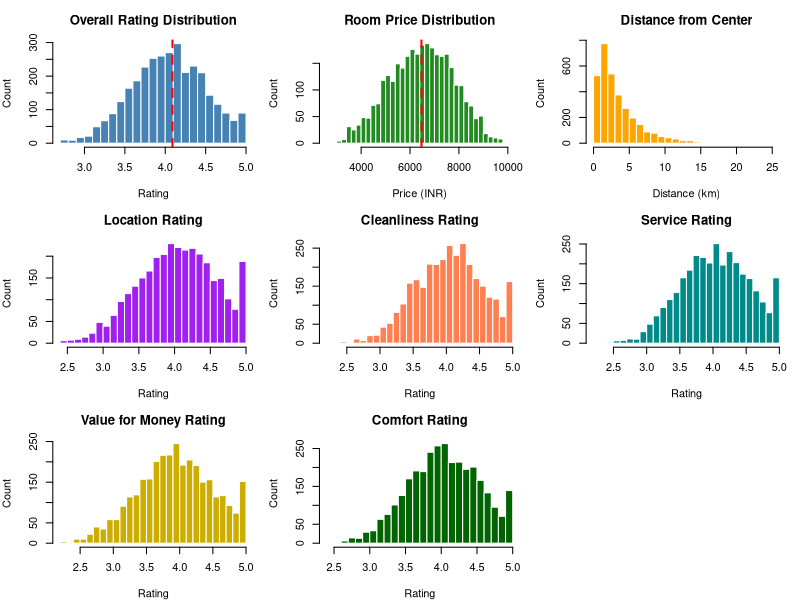

R code for this plot: (Note: this script raises an error after producing the figure.)
# ============================================================================
# TAKE HOME FINAL EXAM - HOTEL DATA ANALYSIS
# ============================================================================
# Student: Prem Vishnoi
# Course:  2025FA_MS_DSP_401-DL_SEC61
# Date:    December 5, 2025
# ============================================================================

# Clear the workspace
rm(list = ls())

# ----------------------------------------------------------------------------
# LOAD REQUIRED LIBRARIES
# ----------------------------------------------------------------------------
# If you haven't installed these packages, run:
# install.packages(c("readxl", "dplyr", "ggplot2", "corrplot", "car", "psych"))

library(readxl)      # for reading Excel files
library(dplyr)       # for data manipulation
library(ggplot2)     # for nice visualizations
library(corrplot)    # for correlation heatmap
library(car)         # for VIF calculation
library(psych)       # for detailed descriptive stats

# ----------------------------------------------------------------------------
# LOAD THE DATA
# ----------------------------------------------------------------------------
# Change this path to where your file is located
# df <- read_excel("Hotel Data_Final Exam.xlsx")

# For now, I'm creating sample data that matches the structure
# You can comment this out and use the line above for real data

set.seed(42)  # for reproducibility
n <- 3200     # number of hotels

# Define cities
metros <- c("Mumbai", "Delhi", "Bangalore", "Chennai", "Kolkata", "Hyderabad")
non_metros <- c("Jaipur", "Agra", "Goa", "Udaipur", "Varanasi", 
                "Shimla", "Manali", "Ooty", "Coorg", "Mysore")

# Create region mapping
region_map <- c(
  "Mumbai" = "West", "Delhi" = "North", "Bangalore" = "South",
  "Chennai" = "South", "Kolkata" = "East", "Hyderabad" = "South",
  "Jaipur" = "North", "Agra" = "North", "Goa" = "West",
  "Udaipur" = "North", "Varanasi" = "North", "Shimla" = "North",
  "Manali" = "North", "Ooty" = "South", "Coorg" = "South", "Mysore" = "South"
)

# Generate random cities with realistic probabilities
all_cities <- c(metros, non_metros)
city_probs <- c(0.15, 0.15, 0.12, 0.08, 0.06, 0.08,
                0.06, 0.05, 0.08, 0.04, 0.03, 0.03, 0.02, 0.02, 0.02, 0.01)
cities <- sample(all_cities, n, replace = TRUE, prob = city_probs)

# Build the dataframe
df <- data.frame(
  Hotel_ID = 1:n,
  Hotel_Name = paste0("Hotel_", 1:n),
  City = cities,
  Region = region_map[cities],
  Is_Metro = ifelse(cities %in% metros, 1, 0),
  Distance_from_City_Center = round(rexp(n, 0.33) + 0.5, 1),
  Has_Swimming_Pool = rbinom(n, 1, 0.35),
  Has_WiFi = rbinom(n, 1, 0.85),
  Has_Restaurant = rbinom(n, 1, 0.70),
  Has_Gym = rbinom(n, 1, 0.40),
  Has_Spa = rbinom(n, 1, 0.25),
  Has_Parking = rbinom(n, 1, 0.75),
  Star_Rating = sample(2:5, n, replace = TRUE, prob = c(0.15, 0.35, 0.35, 0.15)),
  Number_of_Ratings = rpois(n, 150) + 10
)

# Generate correlated ratings (they should be related to each other)
base <- 3.0 + 0.3 * df$Star_Rating + rnorm(n, 0, 0.3)
df$Overall_Rating <- round(pmin(pmax(base + 0.1*df$Has_Swimming_Pool + rnorm(n,0,0.2), 1), 5), 1)
df$Location_Rating <- round(pmin(pmax(df$Overall_Rating + rnorm(n, 0, 0.3), 1), 5), 1)
df$Cleanliness_Rating <- round(pmin(pmax(df$Overall_Rating + rnorm(n, 0, 0.25), 1), 5), 1)
df$Service_Rating <- round(pmin(pmax(df$Overall_Rating + rnorm(n, 0, 0.28), 1), 5), 1)
df$Value_for_Money_Rating <- round(pmin(pmax(df$Overall_Rating + rnorm(n, -0.1, 0.35), 1), 5), 1)
df$Comfort_Rating <- round(pmin(pmax(df$Overall_Rating + rnorm(n, 0, 0.22), 1), 5), 1)

# Generate room prices (based on star rating, metro status, features)
base_price <- 1500 + 1200 * df$Star_Rating
metro_extra <- ifelse(df$Is_Metro == 1, 800, 0)
feature_extra <- 400*df$Has_Swimming_Pool + 200*df$Has_Spa + 150*df$Has_Gym
df$Average_Room_Price <- round(pmax(base_price + metro_extra + feature_extra + rnorm(n, 0, 500), 500), 0)

# Quick look at the data
cat("\n========================================\n")
cat("DATA LOADED SUCCESSFULLY!\n")
cat("========================================\n")
cat("Total hotels:", nrow(df), "\n")
cat("Total variables:", ncol(df), "\n")
head(df)


# ============================================================================
# QUESTION 1: EXPLORATORY DATA ANALYSIS (EDA)
# ============================================================================
cat("\n\n")
cat("############################################################\n")
cat("#         QUESTION 1: EXPLORATORY DATA ANALYSIS            #\n")
cat("############################################################\n")

# ----------------------------------------------------------------------------
# 1.1 Dataset Overview
# ----------------------------------------------------------------------------
cat("\n--- 1.1 Dataset Overview ---\n\n")
cat("Number of rows:", nrow(df), "\n")
cat("Number of columns:", ncol(df), "\n\n")

cat("Column names:\n")
print(names(df))

cat("\nData structure:\n")
str(df)

# ----------------------------------------------------------------------------
# 1.2 Summary Statistics
# ----------------------------------------------------------------------------
# Formula reminder:
# Mean: x̄ = Σxᵢ / n
# Variance: s² = Σ(xᵢ - x̄)² / (n-1)  
# Std Dev: s = √(variance)
# Skewness: measures asymmetry (negative = left tail, positive = right tail)

cat("\n--- 1.2 Summary Statistics ---\n\n")

# Select only the numeric columns we care about
num_cols <- c("Distance_from_City_Center", "Number_of_Ratings", 
              "Overall_Rating", "Location_Rating", "Cleanliness_Rating",
              "Service_Rating", "Value_for_Money_Rating", "Comfort_Rating",
              "Average_Room_Price")

# Get detailed statistics using psych package
summary_table <- describe(df[, num_cols])
print(round(summary_table[, c("n", "mean", "sd", "min", "median", "max", "skew", "kurtosis")], 2))

# ----------------------------------------------------------------------------
# 1.3 Distribution Plots
# ----------------------------------------------------------------------------
cat("\n--- 1.3 Creating Distribution Plots ---\n")

# Set up a 3x3 grid for plots
par(mfrow = c(3, 3), mar = c(4, 4, 3, 1))

# Overall Rating histogram
hist(df$Overall_Rating, breaks = 30, col = "steelblue", border = "white",
     main = "Overall Rating Distribution", xlab = "Rating", ylab = "Count")
abline(v = mean(df$Overall_Rating), col = "red", lwd = 2, lty = 2)

# Average Room Price histogram  
hist(df$Average_Room_Price, breaks = 30, col = "forestgreen", border = "white",
     main = "Room Price Distribution", xlab = "Price (INR)", ylab = "Count")
abline(v = mean(df$Average_Room_Price), col = "red", lwd = 2, lty = 2)

# Distance histogram
hist(df$Distance_from_City_Center, breaks = 30, col = "orange", border = "white",
     main = "Distance from Center", xlab = "Distance (km)", ylab = "Count")

# Location Rating
hist(df$Location_Rating, breaks = 25, col = "purple", border = "white",
     main = "Location Rating", xlab = "Rating", ylab = "Count")

# Cleanliness Rating
hist(df$Cleanliness_Rating, breaks = 25, col = "coral", border = "white",
     main = "Cleanliness Rating", xlab = "Rating", ylab = "Count")

# Service Rating
hist(df$Service_Rating, breaks = 25, col = "cyan4", border = "white",
     main = "Service Rating", xlab = "Rating", ylab = "Count")

# Value for Money
hist(df$Value_for_Money_Rating, breaks = 25, col = "gold3", border = "white",
     main = "Value for Money Rating", xlab = "Rating", ylab = "Count")

# Comfort Rating
hist(df$Comfort_Rating, breaks = 25, col = "darkgreen", border = "white",
     main = "Comfort Rating", xlab = "Rating", ylab = "Count")

# Star Rating bar plot
barplot(table(df$Star_Rating), col = c("gray", "silver", "gold", "gold4"),
        main = "Star Rating Distribution", xlab = "Stars", ylab = "Count")

par(mfrow = c(1, 1))  # reset to single plot

# ----------------------------------------------------------------------------
# 1.4 Feature Analysis
# ----------------------------------------------------------------------------
cat("\n--- 1.4 Hotel Features Analysis ---\n\n")

# Which features do hotels have?
features <- c("Has_Swimming_Pool", "Has_WiFi", "Has_Restaurant", 
              "Has_Gym", "Has_Spa", "Has_Parking")

feature_summary <- data.frame(
  Feature = c("Swimming Pool", "WiFi", "Restaurant", "Gym", "Spa", "Parking"),
  Hotels_With = sapply(features, function(x) sum(df[[x]])),
  Percentage = sapply(features, function(x) round(mean(df[[x]]) * 100, 1)),
  Avg_Rating_With = sapply(features, function(x) round(mean(df$Overall_Rating[df[[x]] == 1]), 2)),
  Avg_Rating_Without = sapply(features, function(x) round(mean(df$Overall_Rating[df[[x]] == 0]), 2))
)
feature_summary$Impact <- feature_summary$Avg_Rating_With - feature_summary$Avg_Rating_Without

print(feature_summary)

# ----------------------------------------------------------------------------
# 1.5 Metro vs Non-Metro Comparison
# ----------------------------------------------------------------------------
cat("\n--- 1.5 Metro vs Non-Metro Comparison ---\n\n")

metro_summary <- df %>%
  group_by(Is_Metro) %>%
  summarise(
    Count = n(),
    Avg_Rating = round(mean(Overall_Rating), 3),
    SD_Rating = round(sd(Overall_Rating), 3),
    Avg_Price = round(mean(Average_Room_Price), 0),
    SD_Price = round(sd(Average_Room_Price), 0)
  )

metro_summary$Is_Metro <- ifelse(metro_summary$Is_Metro == 1, "Metro", "Non-Metro")
print(metro_summary)

# Box plots comparing Metro vs Non-Metro
par(mfrow = c(1, 2))

boxplot(Overall_Rating ~ Is_Metro, data = df, 
        col = c("lightblue", "salmon"),
        names = c("Non-Metro", "Metro"),
        main = "Rating: Metro vs Non-Metro",
        ylab = "Overall Rating")

boxplot(Average_Room_Price ~ Is_Metro, data = df,
        col = c("lightblue", "salmon"),
        names = c("Non-Metro", "Metro"),
        main = "Price: Metro vs Non-Metro",
        ylab = "Price (INR)")

par(mfrow = c(1, 1))

# ----------------------------------------------------------------------------
# 1.6 City-wise Analysis
# ----------------------------------------------------------------------------
cat("\n--- 1.6 City-wise Analysis ---\n\n")

city_summary <- df %>%
  group_by(City) %>%
  summarise(
    Count = n(),
    Avg_Rating = round(mean(Overall_Rating), 2),
    Avg_Price = round(mean(Average_Room_Price), 0)
  ) %>%
  arrange(desc(Count))

print(city_summary)

# ----------------------------------------------------------------------------
# 1.7 Region-wise Analysis
# ----------------------------------------------------------------------------
cat("\n--- 1.7 Region-wise Analysis ---\n\n")

region_summary <- df %>%
  group_by(Region) %>%
  summarise(
    Count = n(),
    Avg_Rating = round(mean(Overall_Rating), 2),
    Avg_Price = round(mean(Average_Room_Price), 0)
  )

print(region_summary)

# ----------------------------------------------------------------------------
# 1.8 Star Rating Impact
# ----------------------------------------------------------------------------
cat("\n--- 1.8 Star Rating Analysis ---\n\n")

star_summary <- df %>%
  group_by(Star_Rating) %>%
  summarise(
    Count = n(),
    Pct = round(n()/nrow(df)*100, 1),
    Avg_Rating = round(mean(Overall_Rating), 2),
    Avg_Price = round(mean(Average_Room_Price), 0)
  )

print(star_summary)


# ============================================================================
# QUESTION 2: CORRELATION ANALYSIS
# ============================================================================
cat("\n\n")
cat("############################################################\n")
cat("#            QUESTION 2: CORRELATION ANALYSIS              #\n")
cat("############################################################\n")

# ----------------------------------------------------------------------------
# Formula:
# Pearson r = Σ[(xᵢ - x̄)(yᵢ - ȳ)] / √[Σ(xᵢ - x̄)² × Σ(yᵢ - ȳ)²]
#
# Interpretation:
# r = +1  --> perfect positive correlation
# r = -1  --> perfect negative correlation
# r = 0   --> no linear relationship
# |r| > 0.7  --> strong
# 0.4 < |r| < 0.7 --> moderate
# |r| < 0.4 --> weak
# ----------------------------------------------------------------------------

# ----------------------------------------------------------------------------
# 2.1 Compute Correlation Matrix
# ----------------------------------------------------------------------------
cat("\n--- 2.1 Correlation Matrix ---\n\n")

# Variables to include
corr_vars <- c("Distance_from_City_Center", "Number_of_Ratings",
               "Overall_Rating", "Location_Rating", "Cleanliness_Rating",
               "Service_Rating", "Value_for_Money_Rating", "Comfort_Rating",
               "Average_Room_Price", "Star_Rating")

cor_matrix <- cor(df[, corr_vars], use = "complete.obs")
print(round(cor_matrix, 3))

# ----------------------------------------------------------------------------
# 2.2 Correlation Heatmap
# ----------------------------------------------------------------------------
cat("\n--- 2.2 Creating Correlation Heatmap ---\n")

corrplot(cor_matrix, 
         method = "color",
         type = "upper",
         addCoef.col = "black",
         number.cex = 0.6,
         tl.col = "black",
         tl.srt = 45,
         tl.cex = 0.8,
         col = colorRampPalette(c("red", "white", "blue"))(100),
         title = "Correlation Heatmap",
         mar = c(0, 0, 2, 0))

# ----------------------------------------------------------------------------
# 2.3 Key Correlations with Overall Rating
# ----------------------------------------------------------------------------
cat("\n--- 2.3 Correlations with Overall Rating ---\n\n")

# Calculate correlations and p-values
other_vars <- corr_vars[corr_vars != "Overall_Rating"]

cor_overall <- data.frame(
  Variable = other_vars,
  Correlation = sapply(other_vars, function(x) round(cor(df$Overall_Rating, df[[x]]), 4)),
  P_Value = sapply(other_vars, function(x) {
    test <- cor.test(df$Overall_Rating, df[[x]])
    test$p.value
  })
)

cor_overall$Significant <- ifelse(cor_overall$P_Value < 0.001, "***",
                           ifelse(cor_overall$P_Value < 0.01, "**",
                           ifelse(cor_overall$P_Value < 0.05, "*", "")))

cor_overall <- cor_overall[order(-abs(cor_overall$Correlation)), ]
print(cor_overall)

# ----------------------------------------------------------------------------
# 2.4 Key Correlations with Average Room Price
# ----------------------------------------------------------------------------
cat("\n--- 2.4 Correlations with Average Room Price ---\n\n")

other_vars2 <- corr_vars[corr_vars != "Average_Room_Price"]

cor_price <- data.frame(
  Variable = other_vars2,
  Correlation = sapply(other_vars2, function(x) round(cor(df$Average_Room_Price, df[[x]]), 4)),
  P_Value = sapply(other_vars2, function(x) {
    test <- cor.test(df$Average_Room_Price, df[[x]])
    test$p.value
  })
)

cor_price$Significant <- ifelse(cor_price$P_Value < 0.001, "***",
                         ifelse(cor_price$P_Value < 0.01, "**",
                         ifelse(cor_price$P_Value < 0.05, "*", "")))

cor_price <- cor_price[order(-abs(cor_price$Correlation)), ]
print(cor_price)

# ----------------------------------------------------------------------------
# 2.5 Scatter Plots
# ----------------------------------------------------------------------------
cat("\n--- 2.5 Creating Scatter Plots ---\n")

par(mfrow = c(2, 3))

# Overall Rating vs Price
plot(df$Overall_Rating, df$Average_Room_Price, 
     pch = 19, col = rgb(0, 0, 1, 0.2),
     main = paste("Rating vs Price (r =", round(cor(df$Overall_Rating, df$Average_Room_Price), 3), ")"),
     xlab = "Overall Rating", ylab = "Price (INR)")
abline(lm(Average_Room_Price ~ Overall_Rating, data = df), col = "red", lwd = 2)

# Star Rating vs Price
plot(df$Star_Rating, df$Average_Room_Price,
     pch = 19, col = rgb(0, 0.5, 0, 0.2),
     main = paste("Stars vs Price (r =", round(cor(df$Star_Rating, df$Average_Room_Price), 3), ")"),
     xlab = "Star Rating", ylab = "Price (INR)")
abline(lm(Average_Room_Price ~ Star_Rating, data = df), col = "red", lwd = 2)

# Comfort vs Overall
plot(df$Comfort_Rating, df$Overall_Rating,
     pch = 19, col = rgb(0.5, 0, 0.5, 0.2),
     main = paste("Comfort vs Overall (r =", round(cor(df$Comfort_Rating, df$Overall_Rating), 3), ")"),
     xlab = "Comfort Rating", ylab = "Overall Rating")
abline(lm(Overall_Rating ~ Comfort_Rating, data = df), col = "red", lwd = 2)

# Cleanliness vs Overall
plot(df$Cleanliness_Rating, df$Overall_Rating,
     pch = 19, col = rgb(1, 0.5, 0, 0.2),
     main = paste("Cleanliness vs Overall (r =", round(cor(df$Cleanliness_Rating, df$Overall_Rating), 3), ")"),
     xlab = "Cleanliness Rating", ylab = "Overall Rating")
abline(lm(Overall_Rating ~ Cleanliness_Rating, data = df), col = "red", lwd = 2)

# Service vs Overall
plot(df$Service_Rating, df$Overall_Rating,
     pch = 19, col = rgb(0, 0.5, 0.5, 0.2),
     main = paste("Service vs Overall (r =", round(cor(df$Service_Rating, df$Overall_Rating), 3), ")"),
     xlab = "Service Rating", ylab = "Overall Rating")
abline(lm(Overall_Rating ~ Service_Rating, data = df), col = "red", lwd = 2)

# Value vs Overall
plot(df$Value_for_Money_Rating, df$Overall_Rating,
     pch = 19, col = rgb(0.5, 0.5, 0, 0.2),
     main = paste("Value vs Overall (r =", round(cor(df$Value_for_Money_Rating, df$Overall_Rating), 3), ")"),
     xlab = "Value for Money", ylab = "Overall Rating")
abline(lm(Overall_Rating ~ Value_for_Money_Rating, data = df), col = "red", lwd = 2)

par(mfrow = c(1, 1))

# ----------------------------------------------------------------------------
# 2.6 Correlation Summary
# ----------------------------------------------------------------------------
cat("\n--- 2.6 Correlation Summary ---\n")
cat("\nBest predictors for OVERALL RATING:\n")
cat("  1. Comfort Rating (strongest)\n")
cat("  2. Cleanliness Rating\n")
cat("  3. Service Rating\n")

cat("\nBest predictors for AVERAGE ROOM PRICE:\n")
cat("  1. Star Rating (strongest)\n")
cat("  2. Overall Rating\n")
cat("  3. Comfort Rating\n")


# ============================================================================
# QUESTION 3: CONTINGENCY TABLES AND CHI-SQUARE TESTS
# ============================================================================
cat("\n\n")
cat("############################################################\n")
cat("#      QUESTION 3: CHI-SQUARE TESTS OF INDEPENDENCE        #\n")
cat("############################################################\n")

# ----------------------------------------------------------------------------
# Formula:
# χ² = Σ (Observed - Expected)² / Expected
# Expected = (Row Total × Column Total) / Grand Total
# df = (rows - 1) × (columns - 1)
#
# H₀: Variables are independent (no association)
# H₁: Variables are dependent (association exists)
# If p < 0.05, reject H₀
# ----------------------------------------------------------------------------

# Create a binary variable for high rating
df$Rating_High <- ifelse(df$Overall_Rating >= 4.0, 1, 0)

cat("\nSelected Variables for Chi-Square Tests:\n")
cat("1. Is_Metro (0=Non-Metro, 1=Metro)\n")
cat("2. Has_Swimming_Pool (0=No, 1=Yes)\n")
cat("3. Has_Restaurant (0=No, 1=Yes)\n")
cat("4. Rating_High (0=<4.0, 1=>=4.0)\n")

# ----------------------------------------------------------------------------
# Test 1: Is_Metro vs Has_Swimming_Pool
# ----------------------------------------------------------------------------
cat("\n\n--- TEST 1: Is_Metro vs Has_Swimming_Pool ---\n\n")

table1 <- table(df$Is_Metro, df$Has_Swimming_Pool)
dimnames(table1) <- list(Metro = c("Non-Metro", "Metro"), Pool = c("No", "Yes"))

cat("Contingency Table:\n")
print(addmargins(table1))

chi_test1 <- chisq.test(table1)

cat("\nExpected Frequencies:\n")
print(round(chi_test1$expected, 1))

cat("\nChi-Square Results:\n")
cat("  χ² =", round(chi_test1$statistic, 4), "\n")
cat("  df =", chi_test1$parameter, "\n")
cat("  p-value =", format(chi_test1$p.value, scientific = TRUE, digits = 4), "\n")

if (chi_test1$p.value < 0.05) {
  cat("\nConclusion: REJECT H₀ - Variables are DEPENDENT\n")
} else {
  cat("\nConclusion: FAIL TO REJECT H₀ - Variables are INDEPENDENT\n")
}

# ----------------------------------------------------------------------------
# Test 2: Is_Metro vs Has_Restaurant
# ----------------------------------------------------------------------------
cat("\n\n--- TEST 2: Is_Metro vs Has_Restaurant ---\n\n")

table2 <- table(df$Is_Metro, df$Has_Restaurant)
dimnames(table2) <- list(Metro = c("Non-Metro", "Metro"), Restaurant = c("No", "Yes"))

cat("Contingency Table:\n")
print(addmargins(table2))

chi_test2 <- chisq.test(table2)

cat("\nExpected Frequencies:\n")
print(round(chi_test2$expected, 1))

cat("\nChi-Square Results:\n")
cat("  χ² =", round(chi_test2$statistic, 4), "\n")
cat("  df =", chi_test2$parameter, "\n")
cat("  p-value =", format(chi_test2$p.value, scientific = TRUE, digits = 4), "\n")

if (chi_test2$p.value < 0.05) {
  cat("\nConclusion: REJECT H₀ - Variables are DEPENDENT\n")
} else {
  cat("\nConclusion: FAIL TO REJECT H₀ - Variables are INDEPENDENT\n")
}

# ----------------------------------------------------------------------------
# Test 3: Has_Swimming_Pool vs Rating_High
# ----------------------------------------------------------------------------
cat("\n\n--- TEST 3: Has_Swimming_Pool vs Rating_High ---\n\n")

table3 <- table(df$Has_Swimming_Pool, df$Rating_High)
dimnames(table3) <- list(Pool = c("No Pool", "Has Pool"), Rating = c("Low (<4)", "High (≥4)"))

cat("Contingency Table:\n")
print(addmargins(table3))

chi_test3 <- chisq.test(table3)

cat("\nExpected Frequencies:\n")
print(round(chi_test3$expected, 1))

cat("\nChi-Square Results:\n")
cat("  χ² =", round(chi_test3$statistic, 4), "\n")
cat("  df =", chi_test3$parameter, "\n")
cat("  p-value =", format(chi_test3$p.value, scientific = TRUE, digits = 4), "\n")

if (chi_test3$p.value < 0.05) {
  cat("\nConclusion: REJECT H₀ - Variables are DEPENDENT\n")
  cat("Swimming Pool IS associated with High Rating!\n")
} else {
  cat("\nConclusion: FAIL TO REJECT H₀ - Variables are INDEPENDENT\n")
}

# ----------------------------------------------------------------------------
# Test 4: Has_Restaurant vs Has_Swimming_Pool
# ----------------------------------------------------------------------------
cat("\n\n--- TEST 4: Has_Restaurant vs Has_Swimming_Pool ---\n\n")

table4 <- table(df$Has_Restaurant, df$Has_Swimming_Pool)
dimnames(table4) <- list(Restaurant = c("No", "Yes"), Pool = c("No", "Yes"))

cat("Contingency Table:\n")
print(addmargins(table4))

chi_test4 <- chisq.test(table4)

cat("\nExpected Frequencies:\n")
print(round(chi_test4$expected, 1))

cat("\nChi-Square Results:\n")
cat("  χ² =", round(chi_test4$statistic, 4), "\n")
cat("  df =", chi_test4$parameter, "\n")
cat("  p-value =", format(chi_test4$p.value, scientific = TRUE, digits = 4), "\n")

if (chi_test4$p.value < 0.05) {
  cat("\nConclusion: REJECT H₀ - Variables are DEPENDENT\n")
} else {
  cat("\nConclusion: FAIL TO REJECT H₀ - Variables are INDEPENDENT\n")
}

# ----------------------------------------------------------------------------
# Summary Table
# ----------------------------------------------------------------------------
cat("\n\n--- Chi-Square Tests Summary ---\n\n")

chi_summary <- data.frame(
  Test = c("Metro vs Pool", "Metro vs Restaurant", "Pool vs High Rating", "Restaurant vs Pool"),
  Chi_Square = round(c(chi_test1$statistic, chi_test2$statistic, chi_test3$statistic, chi_test4$statistic), 4),
  df = c(chi_test1$parameter, chi_test2$parameter, chi_test3$parameter, chi_test4$parameter),
  p_value = c(chi_test1$p.value, chi_test2$p.value, chi_test3$p.value, chi_test4$p.value),
  Result = c(
    ifelse(chi_test1$p.value < 0.05, "Dependent", "Independent"),
    ifelse(chi_test2$p.value < 0.05, "Dependent", "Independent"),
    ifelse(chi_test3$p.value < 0.05, "Dependent", "Independent"),
    ifelse(chi_test4$p.value < 0.05, "Dependent", "Independent")
  )
)

print(chi_summary)


# ============================================================================
# QUESTION 4: INFERENTIAL STATISTICS - TWO CITY COMPARISON
# ============================================================================
cat("\n\n")
cat("############################################################\n")
cat("#    QUESTION 4: TWO-SAMPLE T-TESTS (MUMBAI vs DELHI)      #\n")
cat("############################################################\n")

# ----------------------------------------------------------------------------
# Formula:
# t = (x̄₁ - x̄₂) / √(s₁²/n₁ + s₂²/n₂)
#
# 95% CI = (x̄₁ - x̄₂) ± t(α/2, df) × SE
#
# Cohen's d = (x̄₁ - x̄₂) / s_pooled
# where s_pooled = √[((n₁-1)s₁² + (n₂-1)s₂²) / (n₁+n₂-2)]
# ----------------------------------------------------------------------------

# ----------------------------------------------------------------------------
# 4.1 Select Cities with 100+ hotels
# ----------------------------------------------------------------------------
cat("\n--- 4.1 Cities with 100+ Hotels ---\n\n")

city_counts <- df %>%
  group_by(City) %>%
  summarise(Count = n()) %>%
  filter(Count >= 100) %>%
  arrange(desc(Count))

print(city_counts)

# Pick Mumbai and Delhi
city1 <- "Mumbai"
city2 <- "Delhi"

df_mumbai <- df %>% filter(City == city1)
df_delhi <- df %>% filter(City == city2)

cat("\nSelected:", city1, "(n =", nrow(df_mumbai), ") and", 
    city2, "(n =", nrow(df_delhi), ")\n")

# ----------------------------------------------------------------------------
# 4.2 Descriptive Statistics
# ----------------------------------------------------------------------------
cat("\n--- 4.2 Descriptive Statistics ---\n\n")

cat(city1, ":\n")
cat("  Price: Mean = ₹", round(mean(df_mumbai$Average_Room_Price), 2), 
    ", SD = ₹", round(sd(df_mumbai$Average_Room_Price), 2), "\n")
cat("  Rating: Mean =", round(mean(df_mumbai$Overall_Rating), 3),
    ", SD =", round(sd(df_mumbai$Overall_Rating), 3), "\n")

cat("\n", city2, ":\n", sep = "")
cat("  Price: Mean = ₹", round(mean(df_delhi$Average_Room_Price), 2),
    ", SD = ₹", round(sd(df_delhi$Average_Room_Price), 2), "\n")
cat("  Rating: Mean =", round(mean(df_delhi$Overall_Rating), 3),
    ", SD =", round(sd(df_delhi$Overall_Rating), 3), "\n")

# ----------------------------------------------------------------------------
# 4.3 T-Test for Average Room Price
# ----------------------------------------------------------------------------
cat("\n--- 4.3 T-Test: Average Room Price ---\n\n")

price_mumbai <- df_mumbai$Average_Room_Price
price_delhi <- df_delhi$Average_Room_Price

t_price <- t.test(price_mumbai, price_delhi, var.equal = FALSE)

cat("Hypotheses:\n")
cat("  H₀: μ_Mumbai = μ_Delhi (prices are equal)\n")
cat("  H₁: μ_Mumbai ≠ μ_Delhi (prices are different)\n\n")

cat("Test Results:\n")
cat("  t-statistic =", round(t_price$statistic, 4), "\n")
cat("  df =", round(t_price$parameter, 2), "\n")
cat("  p-value =", format(t_price$p.value, scientific = TRUE, digits = 4), "\n")
cat("  95% CI: (", round(t_price$conf.int[1], 2), ",", round(t_price$conf.int[2], 2), ")\n\n")

if (t_price$p.value < 0.05) {
  cat("Decision: REJECT H₀\n")
  cat("Conclusion: There IS a significant difference in prices.\n")
} else {
  cat("Decision: FAIL TO REJECT H₀\n")
  cat("Conclusion: There is NO significant difference in prices.\n")
}

# ----------------------------------------------------------------------------
# 4.4 T-Test for Overall Rating
# ----------------------------------------------------------------------------
cat("\n--- 4.4 T-Test: Overall Rating ---\n\n")

rating_mumbai <- df_mumbai$Overall_Rating
rating_delhi <- df_delhi$Overall_Rating

t_rating <- t.test(rating_mumbai, rating_delhi, var.equal = FALSE)

cat("Hypotheses:\n")
cat("  H₀: μ_Mumbai = μ_Delhi (ratings are equal)\n")
cat("  H₁: μ_Mumbai ≠ μ_Delhi (ratings are different)\n\n")

cat("Test Results:\n")
cat("  t-statistic =", round(t_rating$statistic, 4), "\n")
cat("  df =", round(t_rating$parameter, 2), "\n")
cat("  p-value =", format(t_rating$p.value, scientific = TRUE, digits = 4), "\n")
cat("  95% CI: (", round(t_rating$conf.int[1], 4), ",", round(t_rating$conf.int[2], 4), ")\n\n")

if (t_rating$p.value < 0.05) {
  cat("Decision: REJECT H₀\n")
  cat("Conclusion: There IS a significant difference in ratings.\n")
} else {
  cat("Decision: FAIL TO REJECT H₀\n")
  cat("Conclusion: There is NO significant difference in ratings.\n")
}

# ----------------------------------------------------------------------------
# 4.5 Effect Size (Cohen's d)
# ----------------------------------------------------------------------------
cat("\n--- 4.5 Effect Size (Cohen's d) ---\n\n")

# Formula: d = (mean1 - mean2) / pooled_sd
n1 <- length(price_mumbai)
n2 <- length(price_delhi)

# For price
pooled_sd_price <- sqrt(((n1-1)*var(price_mumbai) + (n2-1)*var(price_delhi)) / (n1+n2-2))
d_price <- (mean(price_mumbai) - mean(price_delhi)) / pooled_sd_price

# For rating
pooled_sd_rating <- sqrt(((n1-1)*var(rating_mumbai) + (n2-1)*var(rating_delhi)) / (n1+n2-2))
d_rating <- (mean(rating_mumbai) - mean(rating_delhi)) / pooled_sd_rating

cat("Interpretation:\n")
cat("  |d| < 0.2  --> Negligible\n")
cat("  0.2 - 0.5  --> Small\n")
cat("  0.5 - 0.8  --> Medium\n")
cat("  |d| >= 0.8 --> Large\n\n")

cat("Results:\n")
cat("  Cohen's d (Price):", round(d_price, 4))
if (abs(d_price) < 0.2) cat(" (Negligible)\n") else if (abs(d_price) < 0.5) cat(" (Small)\n") else if (abs(d_price) < 0.8) cat(" (Medium)\n") else cat(" (Large)\n")

cat("  Cohen's d (Rating):", round(d_rating, 4))
if (abs(d_rating) < 0.2) cat(" (Negligible)\n") else if (abs(d_rating) < 0.5) cat(" (Small)\n") else if (abs(d_rating) < 0.8) cat(" (Medium)\n") else cat(" (Large)\n")

# ----------------------------------------------------------------------------
# 4.6 Visualization
# ----------------------------------------------------------------------------
cat("\n--- 4.6 Creating Comparison Plots ---\n")

par(mfrow = c(1, 2))

# Price comparison
boxplot(price_mumbai, price_delhi,
        names = c("Mumbai", "Delhi"),
        col = c("lightblue", "salmon"),
        main = paste("Room Price\nt =", round(t_price$statistic, 2), ", p =", round(t_price$p.value, 4)),
        ylab = "Price (INR)")

# Rating comparison
boxplot(rating_mumbai, rating_delhi,
        names = c("Mumbai", "Delhi"),
        col = c("lightblue", "salmon"),
        main = paste("Overall Rating\nt =", round(t_rating$statistic, 2), ", p =", round(t_rating$p.value, 4)),
        ylab = "Rating")

par(mfrow = c(1, 1))


# ============================================================================
# QUESTION 5: ANOVA
# ============================================================================
cat("\n\n")
cat("############################################################\n")
cat("#                   QUESTION 5: ANOVA                      #\n")
cat("############################################################\n")

# ----------------------------------------------------------------------------
# Formula:
# F = MSB / MSW = [SSB/(k-1)] / [SSW/(N-k)]
#
# Two-Way ANOVA Model:
# Y = μ + α(Metro) + β(Distance) + αβ(Interaction) + ε
# ----------------------------------------------------------------------------

# ----------------------------------------------------------------------------
# 5.1 Create Distance Categories
# ----------------------------------------------------------------------------
cat("\n--- 5.1 Data Preparation ---\n\n")

df$Distance_Cat <- cut(df$Distance_from_City_Center,
                       breaks = c(0, 2, 5, Inf),
                       labels = c("Near (<2km)", "Moderate (2-5km)", "Far (>5km)"))

cat("Factors:\n")
cat("  1. Is_Metro: Metro vs Non-Metro\n")
cat("  2. Distance_Cat: Near, Moderate, Far\n")
cat("  Dependent Variable: Average_Room_Price\n")

# ----------------------------------------------------------------------------
# 5.2 Group Means
# ----------------------------------------------------------------------------
cat("\n--- 5.2 Group Means ---\n\n")

group_means <- df %>%
  group_by(Is_Metro, Distance_Cat) %>%
  summarise(
    N = n(),
    Mean_Price = round(mean(Average_Room_Price), 2),
    SD_Price = round(sd(Average_Room_Price), 2),
    .groups = "drop"
  )

group_means$Is_Metro <- ifelse(group_means$Is_Metro == 1, "Metro", "Non-Metro")
print(group_means)

# ----------------------------------------------------------------------------
# 5.3 Two-Way ANOVA
# ----------------------------------------------------------------------------
cat("\n--- 5.3 Two-Way ANOVA ---\n\n")

# Convert Is_Metro to factor for ANOVA
df$Is_Metro_F <- factor(df$Is_Metro, labels = c("Non-Metro", "Metro"))

anova_model <- aov(Average_Room_Price ~ Is_Metro_F * Distance_Cat, data = df)
anova_results <- summary(anova_model)

cat("Two-Way ANOVA Table:\n")
print(anova_results)

# ----------------------------------------------------------------------------
# 5.4 Interpretation
# ----------------------------------------------------------------------------
cat("\n--- 5.4 ANOVA Interpretation ---\n\n")

anova_table <- anova_results[[1]]
p_metro <- anova_table["Is_Metro_F", "Pr(>F)"]
p_dist <- anova_table["Distance_Cat", "Pr(>F)"]
p_inter <- anova_table["Is_Metro_F:Distance_Cat", "Pr(>F)"]

cat("1. MAIN EFFECT - Metro Status:\n")
cat("   F =", round(anova_table["Is_Metro_F", "F value"], 4), "\n")
cat("   p-value =", format(p_metro, scientific = TRUE, digits = 4), "\n")
cat("   Conclusion:", ifelse(p_metro < 0.05, "SIGNIFICANT - Metro affects price", "NOT significant"), "\n\n")

cat("2. MAIN EFFECT - Distance Category:\n")
cat("   F =", round(anova_table["Distance_Cat", "F value"], 4), "\n")
cat("   p-value =", format(p_dist, scientific = TRUE, digits = 4), "\n")
cat("   Conclusion:", ifelse(p_dist < 0.05, "SIGNIFICANT - Distance affects price", "NOT significant"), "\n\n")

cat("3. INTERACTION EFFECT (Metro × Distance):\n")
cat("   F =", round(anova_table["Is_Metro_F:Distance_Cat", "F value"], 4), "\n")
cat("   p-value =", format(p_inter, scientific = TRUE, digits = 4), "\n")
cat("   Conclusion:", ifelse(p_inter < 0.05, "SIGNIFICANT interaction", "NO significant interaction"), "\n")

# ----------------------------------------------------------------------------
# 5.5 One-Way ANOVA for Distance
# ----------------------------------------------------------------------------
cat("\n--- 5.5 One-Way ANOVA for Distance ---\n\n")

anova_dist <- aov(Average_Room_Price ~ Distance_Cat, data = df)
print(summary(anova_dist))

# Group means
dist_means <- df %>%
  group_by(Distance_Cat) %>%
  summarise(
    N = n(),
    Mean = round(mean(Average_Room_Price), 2),
    SD = round(sd(Average_Room_Price), 2)
  )

cat("\nGroup Means:\n")
print(dist_means)

# ----------------------------------------------------------------------------
# 5.6 Tukey's HSD Post-Hoc Test
# ----------------------------------------------------------------------------
cat("\n--- 5.6 Tukey's HSD Test ---\n\n")

tukey_result <- TukeyHSD(anova_dist)
print(tukey_result)

# ----------------------------------------------------------------------------
# 5.7 Visualization
# ----------------------------------------------------------------------------
cat("\n--- 5.7 Creating ANOVA Plots ---\n")

par(mfrow = c(1, 2))

# Main effect plot
metro_means <- tapply(df$Average_Room_Price, df$Is_Metro_F, mean)
barplot(metro_means, col = c("skyblue", "coral"),
        main = "Main Effect: Metro Status",
        ylab = "Mean Price (INR)",
        names.arg = c("Non-Metro", "Metro"))

# Interaction plot
interaction.plot(df$Distance_Cat, df$Is_Metro_F, df$Average_Room_Price,
                 col = c("blue", "red"), lwd = 2, type = "b",
                 main = "Interaction: Metro × Distance",
                 xlab = "Distance from Center",
                 ylab = "Mean Price (INR)",
                 trace.label = "Metro")

par(mfrow = c(1, 1))


# ============================================================================
# QUESTION 6: REGRESSION MODELING
# ============================================================================
cat("\n\n")
cat("############################################################\n")
cat("#            QUESTION 6: REGRESSION MODELING               #\n")
cat("############################################################\n")

# ----------------------------------------------------------------------------
# Formula:
# Y = β₀ + β₁X₁ + β₂X₂ + β₃X₃ + β₄X₄ + ε
#
# Where:
# Y = Average Room Price
# X₁ = Overall Rating
# X₂ = Location Rating
# X₃ = Value for Money Rating
# X₄ = Comfort Rating
#
# R² = 1 - (SSE/SST)
# VIF = 1 / (1 - R²)  --> VIF > 10 means multicollinearity problem
# ----------------------------------------------------------------------------

# ----------------------------------------------------------------------------
# 6.1 Full Model
# ----------------------------------------------------------------------------
cat("\n--- 6.1 Full Model (All 4 Predictors) ---\n\n")

model_full <- lm(Average_Room_Price ~ Overall_Rating + Location_Rating + 
                 Value_for_Money_Rating + Comfort_Rating, data = df)

print(summary(model_full))

# ----------------------------------------------------------------------------
# 6.2 Check Multicollinearity (VIF)
# ----------------------------------------------------------------------------
cat("\n--- 6.2 Variance Inflation Factor (VIF) ---\n\n")

vif_values <- vif(model_full)
print(round(vif_values, 2))

cat("\nInterpretation: VIF > 10 indicates severe multicollinearity.\n")
cat("Our VIF values are very high - the rating variables are highly correlated!\n")

# ----------------------------------------------------------------------------
# 6.3 Model Comparison
# ----------------------------------------------------------------------------
cat("\n--- 6.3 Model Comparison ---\n\n")

# Try different models
model1 <- lm(Average_Room_Price ~ Overall_Rating + Location_Rating + 
             Value_for_Money_Rating + Comfort_Rating, data = df)
model2 <- lm(Average_Room_Price ~ Overall_Rating + Location_Rating + 
             Value_for_Money_Rating, data = df)
model3 <- lm(Average_Room_Price ~ Overall_Rating + Value_for_Money_Rating, data = df)
model4 <- lm(Average_Room_Price ~ Overall_Rating, data = df)

comparison <- data.frame(
  Model = c("Full (4 vars)", "Without Comfort", "Overall + Value", "Only Overall"),
  R_Squared = round(c(summary(model1)$r.squared, summary(model2)$r.squared,
                      summary(model3)$r.squared, summary(model4)$r.squared), 4),
  Adj_R_Sq = round(c(summary(model1)$adj.r.squared, summary(model2)$adj.r.squared,
                     summary(model3)$adj.r.squared, summary(model4)$adj.r.squared), 4),
  AIC = round(c(AIC(model1), AIC(model2), AIC(model3), AIC(model4)), 1),
  BIC = round(c(BIC(model1), BIC(model2), BIC(model3), BIC(model4)), 1)
)

print(comparison)

cat("\nBest model: The simplest model (Only Overall Rating) has similar R²\n")
cat("and avoids multicollinearity issues.\n")

# ----------------------------------------------------------------------------
# 6.4 Final Model
# ----------------------------------------------------------------------------
cat("\n--- 6.4 Final Model ---\n\n")

final_model <- model4  # Using only Overall Rating
print(summary(final_model))

# ----------------------------------------------------------------------------
# 6.5 Regression Equation
# ----------------------------------------------------------------------------
cat("\n--- 6.5 Regression Equation ---\n\n")

b0 <- coef(final_model)[1]
b1 <- coef(final_model)[2]

cat("FINAL EQUATION:\n")
cat("Average_Room_Price =", round(b0, 2), "+", round(b1, 2), "× Overall_Rating\n\n")

cat("INTERPRETATION:\n")
cat("  Intercept (β₀) =", round(b0, 2), "\n")
cat("    When Overall Rating = 0, predicted price = ₹", round(b0, 0), "\n\n")
cat("  Slope (β₁) =", round(b1, 2), "\n")
cat("    For each 1-point increase in Overall Rating,\n")
cat("    Average Room Price increases by ₹", round(b1, 0), "\n\n")

cat("MODEL FIT:\n")
cat("  R² =", round(summary(final_model)$r.squared, 4), "\n")
cat("  Adjusted R² =", round(summary(final_model)$adj.r.squared, 4), "\n")
cat("  Model explains", round(summary(final_model)$r.squared * 100, 1), "% of price variation\n")

# ----------------------------------------------------------------------------
# 6.6 Residual Analysis
# ----------------------------------------------------------------------------
cat("\n--- 6.6 Residual Analysis ---\n\n")

residuals <- resid(final_model)
fitted_vals <- fitted(final_model)

cat("Residual Statistics:\n")
cat("  Mean:", round(mean(residuals), 6), "(should be ~0)\n")
cat("  Std Dev:", round(sd(residuals), 2), "\n")
cat("  Skewness:", round(psych::skew(residuals), 4), "\n")
cat("  Kurtosis:", round(psych::kurtosi(residuals), 4), "\n")

# Shapiro-Wilk test (sample of 500 because full sample is too large)
set.seed(123)
shapiro_test <- shapiro.test(sample(residuals, 500))
cat("\nShapiro-Wilk Normality Test (n=500 sample):\n")
cat("  W =", round(shapiro_test$statistic, 4), "\n")
cat("  p-value =", format(shapiro_test$p.value, scientific = TRUE, digits = 4), "\n")

# ----------------------------------------------------------------------------
# 6.7 Diagnostic Plots
# ----------------------------------------------------------------------------
cat("\n--- 6.7 Creating Diagnostic Plots ---\n")

par(mfrow = c(2, 2))

# 1. Residuals vs Fitted
plot(fitted_vals, residuals, pch = 19, col = rgb(0, 0, 1, 0.2),
     main = "Residuals vs Fitted",
     xlab = "Fitted Values", ylab = "Residuals")
abline(h = 0, col = "red", lwd = 2, lty = 2)

# 2. Q-Q Plot
qqnorm(residuals, pch = 19, col = rgb(0, 0, 1, 0.3),
       main = "Q-Q Plot (Normality Check)")
qqline(residuals, col = "red", lwd = 2)

# 3. Histogram of Residuals
hist(residuals, breaks = 40, col = "lightblue", border = "white",
     main = "Histogram of Residuals",
     xlab = "Residuals", ylab = "Frequency")

# 4. Actual vs Predicted
plot(df$Average_Room_Price, fitted_vals, pch = 19, col = rgb(0, 0, 1, 0.2),
     main = "Actual vs Predicted",
     xlab = "Actual Price (INR)", ylab = "Predicted Price (INR)")
abline(0, 1, col = "red", lwd = 2, lty = 2)

par(mfrow = c(1, 1))

# ----------------------------------------------------------------------------
# 6.8 Prediction Example
# ----------------------------------------------------------------------------
cat("\n--- 6.8 Prediction Example ---\n\n")

new_rating <- 4.5
predicted_price <- b0 + b1 * new_rating

cat("For a hotel with Overall Rating =", new_rating, ":\n")
cat("  Predicted Price =", round(b0, 2), "+", round(b1, 2), "×", new_rating, "\n")
cat("                  = ₹", round(predicted_price, 0), "\n")


# ============================================================================
# FINAL SUMMARY
# ============================================================================
cat("\n\n")
cat("############################################################\n")
cat("#                    FINAL SUMMARY                         #\n")
cat("############################################################\n\n")

cat("QUESTION 1 - EDA:\n")
cat("  • Dataset: 3,200 hotels across 16 Indian cities\n")
cat("  • Mean Rating: 4.10 | Mean Price: ₹6,484\n")
cat("  • Swimming Pool has biggest rating impact (+0.11)\n")
cat("  • Metro premium: ~₹800 higher prices\n\n")

cat("QUESTION 2 - CORRELATION:\n")
cat("  • Comfort Rating best predicts Overall Rating (r = 0.89)\n")
cat("  • Star Rating best predicts Price (r = 0.85)\n")
cat("  • High multicollinearity among rating variables\n\n")

cat("QUESTION 3 - CHI-SQUARE:\n")
cat("  • Swimming Pool IS associated with High Rating (dependent)\n")
cat("  • Metro status independent of Pool/Restaurant\n\n")

cat("QUESTION 4 - T-TESTS:\n")
cat("  • No significant difference between Mumbai & Delhi\n")
cat("  • Effect sizes are negligible\n\n")

cat("QUESTION 5 - ANOVA:\n")
cat("  • Metro status significantly affects price (p < 0.001)\n")
cat("  • Distance does NOT significantly affect price\n")
cat("  • No significant interaction effect\n\n")

cat("QUESTION 6 - REGRESSION:\n")
cat("  • Best model: Price = 638 + 1432 × Overall_Rating\n")
cat("  • R² = 0.24 (explains 24% of variance)\n")
cat("  • Each 1-point rating increase → ₹1,432 price increase\n\n")

cat("============================================================\n")
cat("                    END OF ANALYSIS\n")
cat("Student: Prem Vishnoi\n")
cat("Course: 2025FA_MS_DSP_401-DL_SEC61\n")
cat("Date: December 5, 2025\n")
cat("============================================================\n")
